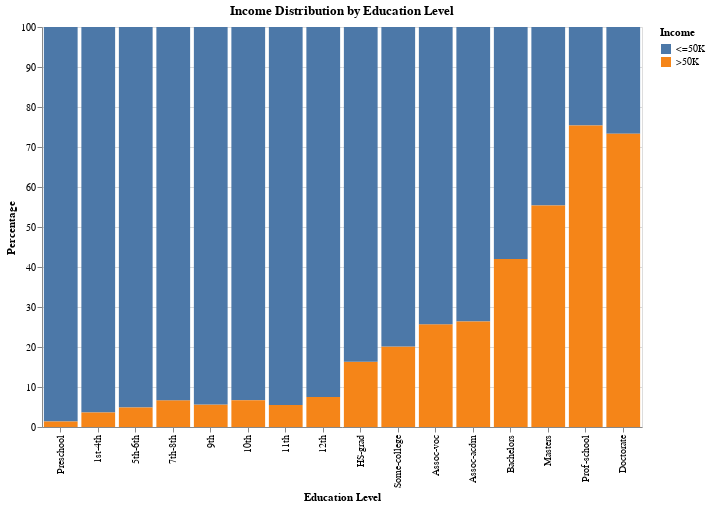

The notebook cell this image was saved under:
### Code cell
import pandas as pd
import altair as alt


grouped = (
    df.groupby(['education', 'educational-num', 'income'])
    .size()
    .reset_index(name='count')
)


total_counts = grouped.groupby('education')['count'].transform('sum')
grouped['percentage'] = (grouped['count'] / total_counts * 100).round(1)


grouped = grouped.sort_values(by='educational-num')


chart = alt.Chart(grouped).mark_bar().encode(
    x=alt.X('education:N', sort=grouped['education'].unique().tolist(), title='Education Level'),
    y=alt.Y('percentage:Q', title='Percentage'),
    color=alt.Color('income:N', title='Income'),
    tooltip=['education', 'income', 'percentage']
).properties(
    title='Income Distribution by Education Level',
    width=600,
    height=400
)

chart.show()
import vl_convert as vlc
print(vlc.__version__)

chart.save('chart.png')

### Figure 1 — Vega-Lite specification as saved in the notebook (floating-point values rounded to 4 significant figures)
{"config": {"view": {"continuousWidth": 300, "continuousHeight": 300}}, "data": {"name": "data-8ad8128431d02a319ebb8027fbd610f4"}, "mark": {"type": "bar"}, "encoding": {"color": {"field": "income", "title": "Income", "type": "nominal"}, "tooltip": [{"field": "education", "type": "nominal"}, {"field": "income", "type": "nominal"}, {"field": "percentage", "type": "quantitative"}], "x": {"field": "education", "sort": ["Preschool", "1st-4th", "5th-6th", "7th-8th", "9th", "10th", "11th", "12th", "HS-grad", "Some-college", "Assoc-voc", "Assoc-acdm", "Bachelors", "Masters", "Prof-school", "Doctorate"], "title": "Education Level", "type": "nominal"}, "y": {"field": "percentage", "title": "Percentage", "type": "quantitative"}}, "height": 400, "title": "Income Distribution by Education Level", "width": 600, "$schema": "https://vega.github.io/schema/vega-lite/v5.20.1.json", "datasets": {"data-8ad8128431d02a319ebb8027fbd610f4": [{"education": "Preschool", "educational-num": 1, "income": "<=50K", "count": 71, "percentage": 98.6}, {"education": "Preschool", "educational-num": 1, "income": ">50K", "count": 1, "percentage": 1.4}, {"education": "1st-4th", "educational-num": 2, "income": "<=50K", "count": 214, "percentage": 96.4}, {"education": "1st-4th", "educational-num": 2, "income": ">50K", "count": 8, "percentage": 3.6}, {"education": "5th-6th", "educational-num": 3, "income": "<=50K", "count": 427, "percentage": 95.1}, {"education": "5th-6th", "educational-num": 3, "income": ">50K", "count": 22, "percentage": 4.9}, {"education": "7th-8th", "educational-num": 4, "income": ">50K", "count": 55, "percentage": 6.7}, {"education": "7th-8th", "educational-num": 4, "income": "<=50K", "count": 768, "percentage": 93.3}, {"education": "9th", "educational-num": 5, "income": ">50K", "count": 38, "percentage": 5.6}, {"education": "9th", "educational-num": 5, "income": "<=50K", "count": 638, "percentage": 94.4}, {"education": "10th", "educational-num": 6, "income": "<=50K", "count": 1141, "percentage": 93.3}, {"education": "10th", "educational-num": 6, "income": ">50K", "count": 82, "percentage": 6.7}, {"education": "11th", "educational-num": 7, "income": ">50K", "count": 89, "percentage": 5.5}, {"education": "11th", "educational-num": 7, "income": "<=50K", "count": 1530, "percentage": 94.5}, {"education": "12th", "educational-num": 8, "income": ">50K", "count": 43, "percentage": 7.5}, {"education": "12th", "educational-num": 8, "income": "<=50K", "count": 534, "percentage": 92.5}, {"education": "HS-grad", "educational-num": 9, "income": ">50K", "count": 2416, "percentage": 16.3}, {"education": "HS-grad", "educational-num": 9, "income": "<=50K", "count": 12367, "percentage": 83.7}, {"education": "Some-college", "educational-num": 10, "income": ">50K", "count": 1990, "percentage": 20.1}, {"education": "Some-college", "educational-num": 10, "income": "<=50K", "count": 7909, "percentage": 79.9}, {"education": "Assoc-voc", "educational-num": 11, "income": ">50K", "count": 504, "percentage": 25.7}, {"education": "Assoc-voc", "educational-num": 11, "income": "<=50K", "count": 1455, "percentage": 74.3}, {"education": "Assoc-acdm", "educational-num": 12, "income": "<=50K", "count": 1109, "percentage": 73.6}, {"education": "Assoc-acdm", "educational-num": 12, "income": ">50K", "count": 398, "percentage": 26.4}, {"education": "Bachelors", "educational-num": 13, "income": ">50K", "count": 3178, "percentage": 42.0}, {"education": "Bachelors", "educational-num": 13, "income": "<=50K", "count": 4392, "percentage": 58.0}, {"education": "Masters", "educational-num": 14, "income": "<=50K", "count": 1121, "percentage": 44.6}, {"education": "Masters", "educational-num": 14, "income": ">50K", "count": 1393, "percentage": 55.4}, {"education": "Prof-school", "educational-num": 15, "income": "<=50K", "count": 193, "percentage": 24.6}, {"education": "Prof-school", "educational-num": 15, "income": ">50K", "count": 592, "percentage": 75.4}, {"education": "Doctorate", "educational-num": 16, "income": "<=50K", "count": 145, "percentage": 26.7}, {"education": "Doctorate", "educational-num": 16, "income": ">50K", "count": 399, "percentage": 73.3}]}}
